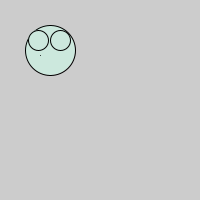
Frame 1 (no input)
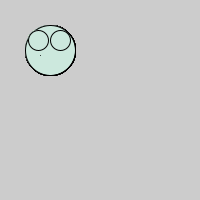
Frame 60 (the mouse pressed at the canvas centre just before this capture)
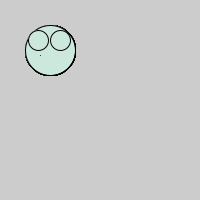
Frame 120 (the mouse held since frame 60 and released just before this capture)

The Processing sketch that drew these frames (run headless with seeded random() and noise(); from frame 60 on, the mouse is pressed at the canvas centre):

// Processing sketch: Justins_face
// ── Justins_face.pde
void setup()
{
size(200,200);

}
void draw()
{
  
  fill(204,232,221);
  ellipse(50,50,50,50);
  ellipse(38,40,20,20);
  ellipse(60,40,20,20);
  point(40,55);
}
